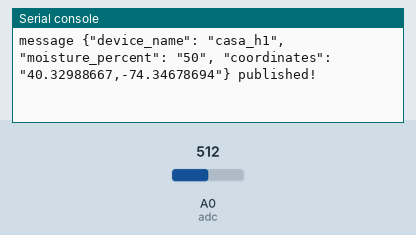
The program below on a simulated ESP8266 board running MicroPython. Parts: the last lines printed to the serial console. Inputs (shaded band) come from the test bench; at power-on: A0 (adc) = 512 (analog values on the 0–1023 scale). WiFi joins after 1.5 s; no MQTT or app messages arrive unless stated.

Above: at 2.7 s.
2.8 s: A0 (adc) set to 716
At 11.79 s:
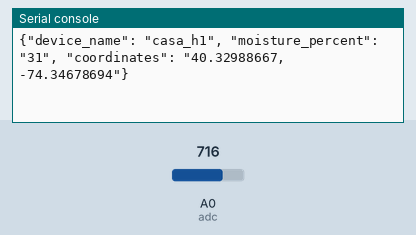
12.9 s: A0 (adc) set to 900
At 22.9 s:
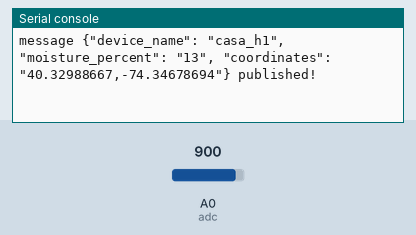

The program:

main.py
```python
try:
  import usocket as socket
except:
  import socket
from machine import Pin, ADC
import time
import json

# def toggle_led(led):
#     pin_status = False
#     if led.value():
#         pin_status = True
#         led_state = "OFF"
#     led.value(not pin_status)

adc = ADC(0)
device_name = 'casa_h1'
#"41.12,-71.34"
coordinates = "40.32988667,-74.34678694"

def publish(server, client, topic, message):
    c = MQTTClient(client, server)
    c.connect()
    c.publish(topic, message)
    c.disconnect()

def getMoisture():
    moisture = adc.read()
    moisture_percent = 100 - int(moisture*100/1023)
    message = '{{"device_name": "{0}", "moisture_percent": "{1}", "coordinates": "{2}"}}'.format(device_name, moisture_percent, coordinates)
    #message = str(moisture_percent)
    print(message)
    return message


while True:
    message = getMoisture()
    publish(mqtt_server, client_id, topic_pub, message)
    print('message {0} published!'.format(message))
    time.sleep(10)
 
```

boot.py
```python
# import machine
# import network
#
# if machine.reset_cause() != machine.SOFT_RESET:
#     wlan = network.WLAN(network.STA_IF)
#     ap = network.WLAN(network.AP_IF)
#     ap.active(False)
#     if not wlan.active():
#         wlan.active(True)
#     wlan.ifconfig(('192.168.0.18', '255.255.255.0', '192.168.0.1', '8.8.8.8'))
#     if not wlan.isconnected():
#         print('connecting to network...')
#         wlan.connect('user', 'pass')
#         while not wlan.isconnected():
#             pass
# print('network config:', wlan.ifconfig())
#

import time
from umqttsimple import MQTTClient
import ubinascii
import machine
import micropython
import network
import esp
esp.osdebug(None)
import gc
gc.collect()

ssid = 'user'
password = 'pass'
mqtt_server = '192.168.0.6'
#EXAMPLE IP ADDRESS
#mqtt_server = '192.168.1.144'
client_id = ubinascii.hexlify(machine.unique_id())
#topic_sub = b'casa/h1'
topic_pub = b'casa/h1'


station = network.WLAN(network.STA_IF)

station.active(True)
station.connect(ssid, password)

while station.isconnected() == False:
  pass

print('Connection successful')
print(station.ifconfig())
```

Measured:
- after the input at 2.8 s, the serial console: prints a new line after 8.9 s (image 1)
- after the input at 12.9 s, the serial console: prints a new line after 8.9 s (image 2)
